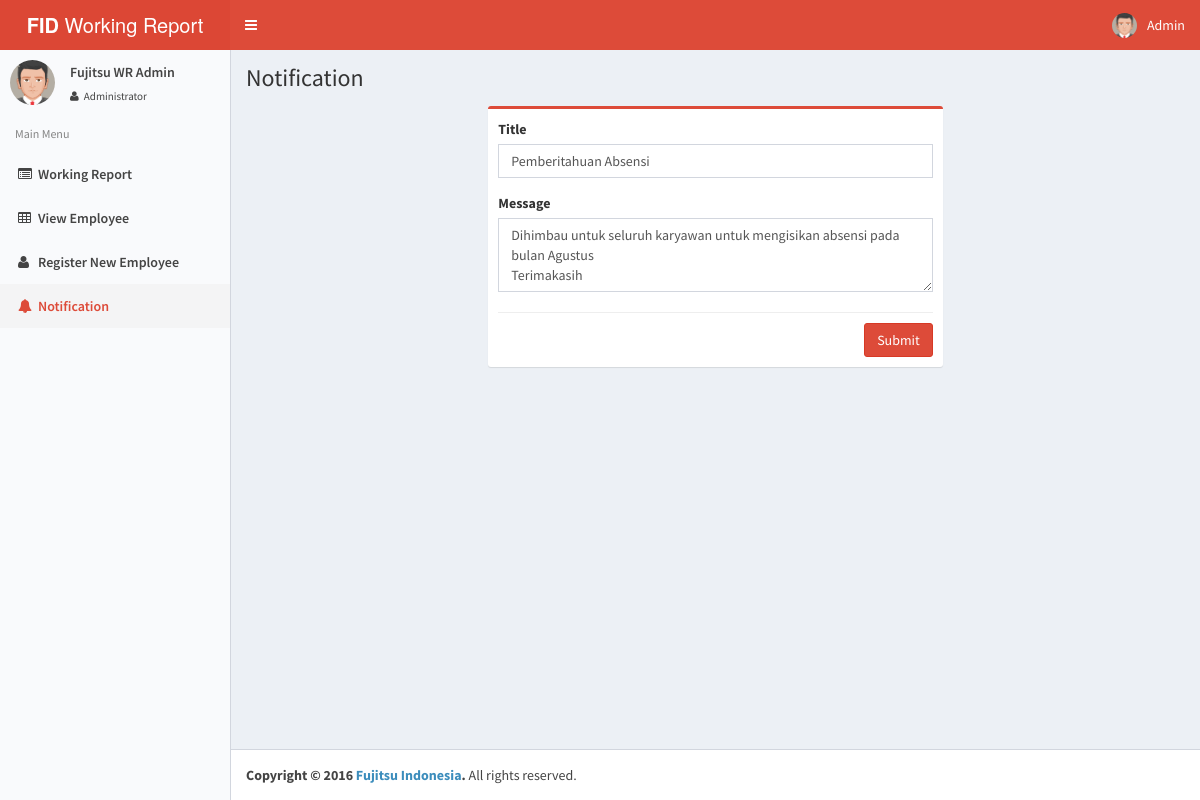
The app's page /admin-wr/notification.php (signed in) with its own data.
### tables this page shows
CREATE TABLE IF NOT EXISTS `notification` (
  `id` int(11) NOT NULL AUTO_INCREMENT,
  `title` varchar(100) NOT NULL,
  `content` text NOT NULL,
  `timestamp` timestamp NOT NULL DEFAULT CURRENT_TIMESTAMP ON UPDATE CURRENT_TIMESTAMP,
  PRIMARY KEY (`id`)
);

### admin-wr/notification.php (the view, shortened to what this page needs)
<?php
  include "php/config.php";
  $query = "SELECT * FROM notification";
  $query_process = mysqli_query($conn,$query);
  $result = mysqli_fetch_array($query_process);
?>
<!DOCTYPE html>
<html>
  <head>
<?php include "include-header.php" ?>
  </head>
  <body class="skin-red-light fixed">
    <div class="wrapper">
      <header class="main-header">
        <a class="logo">
          <span class="logo-lg"><b>FID</b> Working Report</span>
        </a>
        <nav class="navbar navbar-static-top" role="navigation">
          <a href="#" class="sidebar-toggle" data-toggle="offcanvas" role="button">
          </a>
          <div class="navbar-custom-menu">
            <ul class="nav navbar-nav">
              <li class="dropdown user user-menu">
                <a href="#" class="dropdown-toggle" data-toggle="dropdown">
                  <img src="dist/img/avatar5.png" class="user-image" alt="User Image"/>
                  <span class="hidden-xs">Admin</span>
                </a>
              </li>
            </ul>
          </div>
        </nav>
      </header>
      <aside class="main-sidebar">
        <section class="sidebar">
          <div class="user-panel">
            <div class="pull-left image">
              <img src="dist/img/avatar5.png" class="img-circle" alt="User Image" />
            </div>
            <div class="pull-left info">
              <p><?php echo $_SESSION['fullname'] ?></p>
              <a href="#"><i class="fa fa-user"></i> Administrator</a>
            </div>
          </div>
          <ul class="sidebar-menu">
            <li class="header">Main Menu</li>
            <li><a href="working-report"><i class='fa fa-list-alt'></i><span>Working Report</span></a></li>
            <li><a href="employee"><i class="fa fa-table"></i><span>View Employee</span></a></li>
            <li><a href="register-employee"><i class='fa fa-user'></i><span>Register New Employee</span></a></li>
            <li class="active"><a><i class='fa fa-bell text-red'></i><span class="text-red">Notification</span></a></li>
          </ul>
        </section>
      </aside>
      <div class="content-wrapper">
        <section class="content-header">
          <h1>
            Notification
          </h1>
        </section>
        <section class="content">
          <div class="row">
            <div class="col-md-3"></div>
              <div class="col-md-6">
                <div class="box box-danger">
                  <div class="box-body">
                    <form action="notification_post" method="post">
                      <div class="form-group">
                          <label for="exampleInputEmail1">Title</label>
                          <input required type="text" value="<?php echo $result['title']; ?>" class="form-control" id="title_id" placeholder="Title Message ..." name="title">
                        </div>
                        <div class= "form-group">
                            <label>Message</label>
                            <textarea class="form-control" rows="3" placeholder="Content Message ..." name="content"><?php echo $result['content']; ?></textarea>
                        </div>
                        <hr>
                        <button style="margin-top:-10px" type="submit" class="pull-right btn btn-danger" name="post_notif" onclick="openmodal()">Submit</button>
                      </form>
                    </div>
                </div>
              </div>
            </div>
        </section>
      </div>
      <footer class="main-footer">
        <strong>Copyright &copy; 2016 <a href="#">Fujitsu Indonesia</a>.</strong> All rights reserved.
      </footer>
    </div>
  </body>
</html>

### records on screen
notification: title "Pemberitahuan Absensi", content "Dihimbau untuk seluruh karyawan untuk mengisikan absensi pada bulan Agustus Terimakasih"

### other values on screen
$_SESSION['fullname'] "Fujitsu WR Admin"
